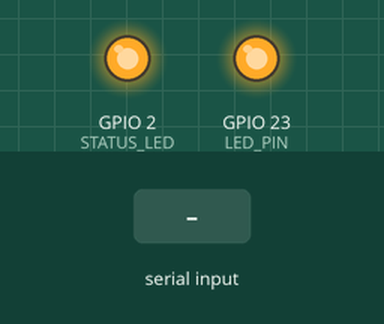
The sketch below on a simulated ESP32. Shown: output pins drawn as LEDs (lit = HIGH). Inputs (shaded band) come from the test bench. Random numbers use the default seed unless the sketch sets one; what the sketch prints to the serial monitor is not drawn.

Above: at 0.6 s.
At 2.9 s:
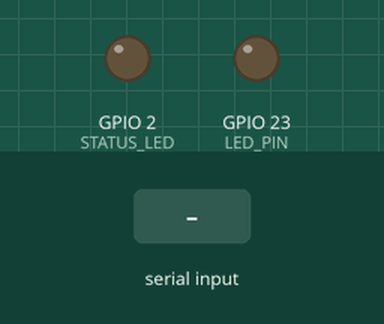
3.0 s: "1" received over Serial
At 3.21 s:
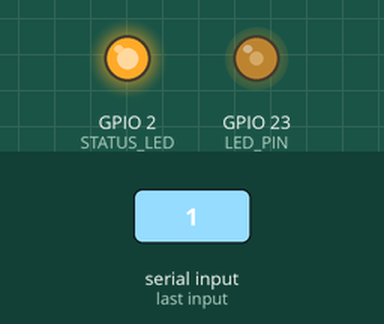
4.8 s: "AUTOTX 1" received over Serial
6.3 s: "0" received over Serial
Timing chart, 0 to 12.7 s (numbered marks = the images above; inputs shaded):
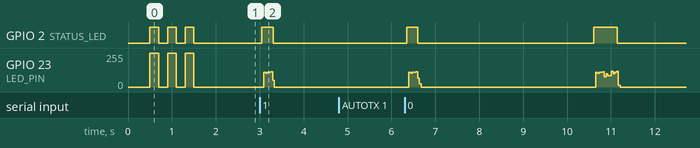

Measured:
- after the input at 3.0 s, GPIO 2 (STATUS_LED): LOW → HIGH after 0.05 s, → LOW 0.25 s later; GPIO 23 (LED_PIN): 0/255 → 109/255 after 0.09 s, → 0/255 0.16 s later
- after the input at 4.8 s, every drawn part: stays the same

The sketch:

Sender.ino
```cpp
// ============================================================
// SemLiFi SENDER v4.0 — Dual-Mode Interactive & Autonomous
// ============================================================
// Protocol:
//   [PREAMBLE: 16× 0xAA] [SYNC: 0x7E] [SEQ] [LEN] [DATA...] [CRC]
// ============================================================

#define LED_PIN        23     // GPIO pin driving 2N2222 base (or LED anode)
#define STATUS_LED     2      // Onboard blue LED on ESP32 Dev Module (GPIO 2)
#define BIT_PERIOD_US  1000   // 1000us per bit (1000 bps)
#define PREAMBLE_BYTE  0xAA   // Alternating 10101010 clock signal
#define SYNC_BYTE      0x7E   // Frame sync mark
#define PREAMBLE_LEN   16     // 16 preamble bytes for rock-solid PLL clock lock
#define MAX_MSG_LEN    250    // Max message length (expanded to 250 bytes)

uint8_t seqNum = 0;           // Rolling sequence number (0–255)
unsigned long txCount = 0;    // Total packets sent
unsigned long lastTxTime = 0;
int messageCycle = 0;

// ---- Dallas/Maxim CRC-8 (polynomial 0x31, x^8 + x^5 + x^4 + 1) ----
uint8_t crc8(const uint8_t* data, uint16_t len) {
  uint8_t crc = 0x00;
  for (uint16_t i = 0; i < len; i++) {
    crc ^= data[i];
    for (uint8_t bit = 0; bit < 8; bit++) {
      if (crc & 0x80)
        crc = (crc << 1) ^ 0x31;
      else
        crc = crc << 1;
    }
  }
  return crc;
}

// ---- Send a single bit ----
inline void sendBit(bool val) {
  digitalWrite(LED_PIN, val ? HIGH : LOW);
  delayMicroseconds(BIT_PERIOD_US);
}

// ---- Send a single byte with per-byte watchdog safety ----
void sendByte(uint8_t data) {
  noInterrupts();

  // Start bit: always HIGH
  sendBit(1);

  // 8 data bits, LSB first
  for (int i = 0; i < 8; i++) {
    sendBit((data >> i) & 0x01);
  }

  // Stop bit: always LOW
  sendBit(0);

  // Re-enable interrupts during the 2ms gap (feeds FreeRTOS watchdog)
  interrupts();

  // Inter-byte gap: 2 bit-periods of LOW
  digitalWrite(LED_PIN, LOW);
  delayMicroseconds(BIT_PERIOD_US * 2);
}

// ---- Send a complete packet ----
void sendPacket(const char* msg, uint8_t msgLen) {
  if (msgLen > MAX_MSG_LEN) msgLen = MAX_MSG_LEN;

  // Build the frame payload: [SEQ][LEN][DATA...]
  uint8_t frame[MAX_MSG_LEN + 2];
  frame[0] = seqNum;
  frame[1] = msgLen;
  memcpy(&frame[2], msg, msgLen);

  // Calculate CRC over SEQ + LEN + DATA
  uint8_t checksum = crc8(frame, msgLen + 2);

  unsigned long txStart = millis();

  // Flash onboard LED to show active transmission
  digitalWrite(STATUS_LED, HIGH);

  // 1. PREAMBLE (16 bytes of 0xAA)
  for (int i = 0; i < PREAMBLE_LEN; i++) {
    sendByte(PREAMBLE_BYTE);
  }

  // 2. SYNC BYTE (0x7E)
  sendByte(SYNC_BYTE);

  // 3. SEQUENCE NUMBER
  sendByte(seqNum);

  // 4. LENGTH
  sendByte(msgLen);

  // 5. DATA BYTES
  for (int i = 0; i < msgLen; i++) {
    sendByte((uint8_t)msg[i]);
  }

  // 6. CRC CHECKSUM
  sendByte(checksum);

  // Turn off LEDs
  digitalWrite(LED_PIN, LOW);
  digitalWrite(STATUS_LED, LOW);

  unsigned long txDuration = millis() - txStart;
  seqNum++;
  txCount++;

  Serial.print("[TX #");
  Serial.print(seqNum - 1);
  Serial.print("] (");
  Serial.print(txDuration);
  Serial.print("ms) Sent: \"");
  Serial.print(msg);
  Serial.println("\"");
  Serial.print("[TX_FRAME] frame_id=");
  Serial.print(seqNum - 1);
  Serial.print(" len=");
  Serial.print(msgLen);
  Serial.print(" crc=0x");
  Serial.print(checksum, HEX);
  Serial.print(" payload=\"");
  Serial.print(msg);
  Serial.println("\"");
}

// ---- Structured Auto-telemetry packets (Phase 2 & 3 format) ----
void sendNextAutonomousMessage() {
  char buffer[MAX_MSG_LEN];

  switch (messageCycle % 5) {
    case 0:
      snprintf(buffer, sizeof(buffer), "TEMP=24.%d,HUM=%d,MOTOR=ON", (int)random(1, 9), (int)random(50, 65));
      break;

    case 1:
      snprintf(buffer, sizeof(buffer), "TEMP=25.%d,HUM=%d,MOTOR=OFF", (int)random(1, 9), (int)random(50, 65));
      break;

    case 2:
      snprintf(buffer, sizeof(buffer), "TEMP=26.%d,HUM=%d,SIGNAL=100", (int)random(1, 9), (int)random(50, 65));
      break;

    case 3:
      snprintf(buffer, sizeof(buffer), "NODE=01,BATT=%d,STATUS=OK", (int)random(88, 99));
      break;

    case 4:
      snprintf(buffer, sizeof(buffer), "PRESSURE=101%d,LUX=450,ID=1", (int)random(1, 5));
      break;
  }

  messageCycle++;
  sendPacket(buffer, strlen(buffer));
}

// ---- Hardware self-test (3 blinks) ----
void ledSelfTest() {
  for (int i = 0; i < 3; i++) {
    digitalWrite(LED_PIN, HIGH);
    digitalWrite(STATUS_LED, HIGH);
    delay(200);
    digitalWrite(LED_PIN, LOW);
    digitalWrite(STATUS_LED, LOW);
    delay(200);
  }
}

void setup() {
  Serial.begin(115200);
  Serial.setTimeout(50); // Fast timeout: immediate capture of Serial Monitor input regardless of line ending
  pinMode(LED_PIN, OUTPUT);
  pinMode(STATUS_LED, OUTPUT);
  digitalWrite(LED_PIN, LOW);
  digitalWrite(STATUS_LED, LOW);

  delay(500);

  ledSelfTest();

  Serial.println("\n============================================");
  Serial.println("  SemLiFi SENDER — Interactive & Autonomous");
  Serial.println("============================================");
  Serial.println("  Type ANY message above and press ENTER!");
  Serial.println("  Or watch auto-telemetry broadcast every 4s.");
  Serial.println("============================================\n");
}

bool autoTxEnabled = false; // Disabled by default to give user/test full control

void loop() {
  // 1. Check if user typed a custom message in Serial Monitor
  if (Serial.available() > 0) {
    String manualMsg = Serial.readString();
    manualMsg.trim();
    if (manualMsg.length() > 0) {
      if (manualMsg == "AUTOTX 1") {
        autoTxEnabled = true;
        Serial.println("[OK] Auto-telemetry broadcast ENABLED (every 4s).");
        lastTxTime = millis();
        return;
      } else if (manualMsg == "AUTOTX 0") {
        autoTxEnabled = false;
        Serial.println("[OK] Auto-telemetry broadcast DISABLED.");
        return;
      }

      sendPacket(manualMsg.c_str(), manualMsg.length());
      lastTxTime = millis(); // Reset timer
    }
  }

  // 2. Broadcast auto-telemetry only when explicitly enabled
  if (autoTxEnabled && (millis() - lastTxTime >= 4000)) {
    lastTxTime = millis();
    sendNextAutonomousMessage();
  }
}
```
